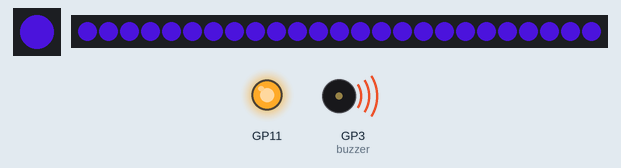
Simulated run of this program. Board: Raspberry Pi Pico running MicroPython. On the bench: 1 RGB LEDs in strip order, left to right, 25 RGB LEDs in strip order, left to right, output pins drawn as LEDs (lit = HIGH), buzzer (waves = sounding). Dim RGB values are drawn brighter than linear; what the program prints to the serial console is not drawn.

Above: at 0.45 s.
At 4.96 s:
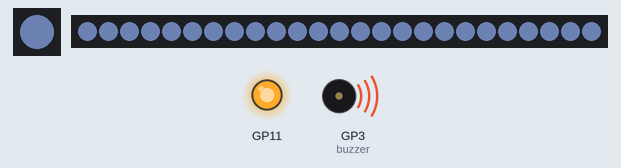
At 19.39 s:
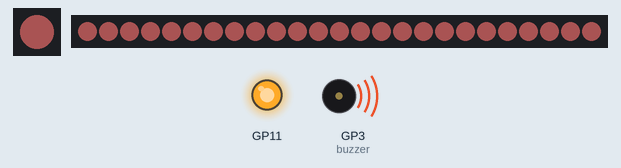
At 39.53 s:
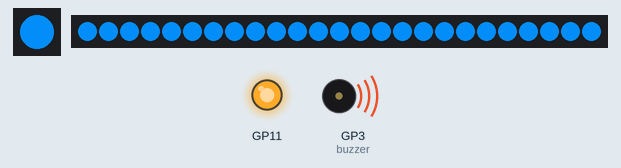
Timing chart, 0 to 40.0 s (numbered marks = the images above):
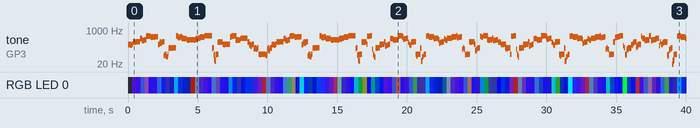

Measured:
- by itself, tone on GP3 (buzzer): plays 179 Hz for 0.06 s, 191 Hz for 0.01 s, 189 Hz for 0.01 s, 181 Hz for 0.01 s, 183 Hz for 0.05 s, 191 Hz for 0.02 s … (1129 notes in this stretch)
- by itself, RGB LED 0: off → RGB(51, 13, 149) at 0.30 s, → RGB(54, 10, 203) 0.30 s later, → RGB(34, 49, 127) 0.30 s later, → RGB(44, 22, 54) 0.30 s later, … (133 changes in this stretch)

The program:

bytebeat.py
```python
"""
Bytebeat implementation for smolOS/NeoPixel(s)

(c)2023/08 Krzysztof Krystian Jankowski
Homepage: https://smol.p1x.in/os/
"""
import machine
from machine import Pin, PWM
import utime
import math
import neopixel


BUZZER_PIN = 3
BUZZER_DUTY = 32768
PI = 3.1415926535
PI2 = PI*2
NEOPIXEL_PIN = 12
NEOPIXELS_PIN = 29

sin = math.sin

class ByteBeat:
    def __init__(self):
        self.t = 512
        self.pixel = neopixel.NeoPixel(machine.Pin(NEOPIXEL_PIN), 1)
        self.power = machine.Pin(NEOPIXEL_PIN-1, machine.Pin.OUT)
        self.power.value(1)
        self.pixels = neopixel.NeoPixel(machine.Pin(NEOPIXELS_PIN), 25)
        self.pixels.fill((0,0,0))
        self.pixels.write()
        self.buzzer = PWM(Pin(BUZZER_PIN, Pin.OUT))
        self.buzzer.duty_u16(BUZZER_DUTY)

    # bytebeat formula
    def bytebeat(self, t):
        '''
        #1 Crazy Scientist Tune
        return [
            int((127+128*sin(0.285714*(t&t>>8)+7.71429)*PI2)*.01),
            int((127+128*sin((1.11905*(t>>10)+7.71429+(2*sin(t>>8)))*PI2))),
            int(31+32*sin((4.8*(t>>11)*PI)))>>4
        ]
        '''
        #2 Acid techno
        return [
            int(t&(1024+t%1024)>>3)>>2, # acid bass
            int(((10000/(1+t%1024)))), # bum bum
            int((t>>2)^((t>>4)%883)) # main mellody
        ]

    def play(self):
        print("ByteBeat Player")
        print("Press Ctrl+C to quit.\n")
        print("\nPlaying: t&(1024+t%1024)>>3)>>2 | ((10000/(1+t%1024))) | (t>>2)^((t>>4)%883)\n")
        while True:
            try:
                bb=self.bytebeat(self.t)
                bites = bb[0] | bb[1] | bb[2]
                if(bites%512>10):
                    self.buzzer.freq(bites%512)
                self.t += 1
                color = (int(bb[0]%255),int(bb[1]%255),int(bb[2]%255))
                self.pixels.fill(color)
                self.pixel.fill(color)
                self.pixels.write()
                self.pixel.write()

            except KeyboardInterrupt:
                self.buzzer.duty_u16(0)
                self.pixels.fill((0,0,0))
                self.pixel.fill((0,0,0))
                self.pixels.write()
                self.pixel.write()
                break


if __name__ == "__main__":
    byte_beat = ByteBeat()
    byte_beat.play()
```
